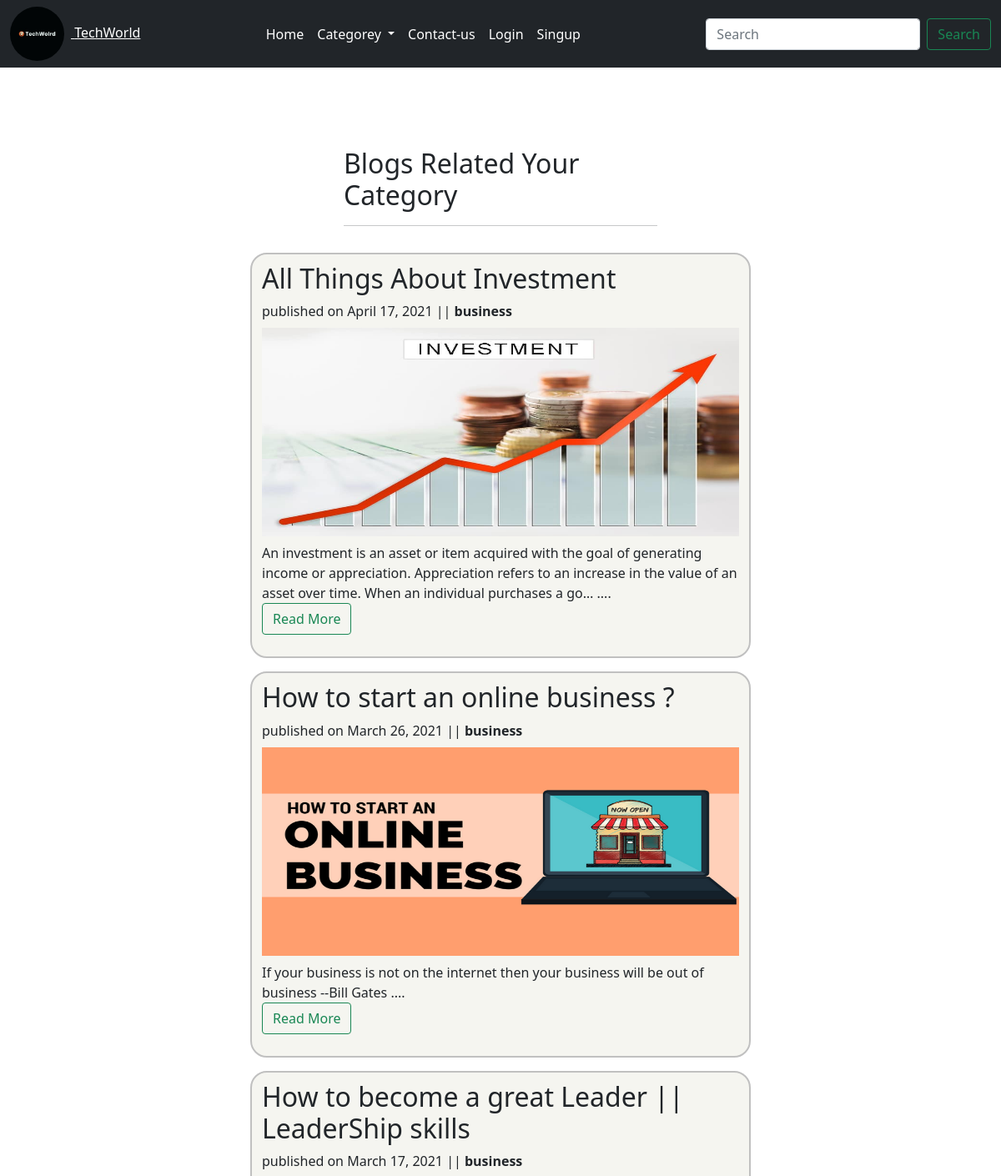
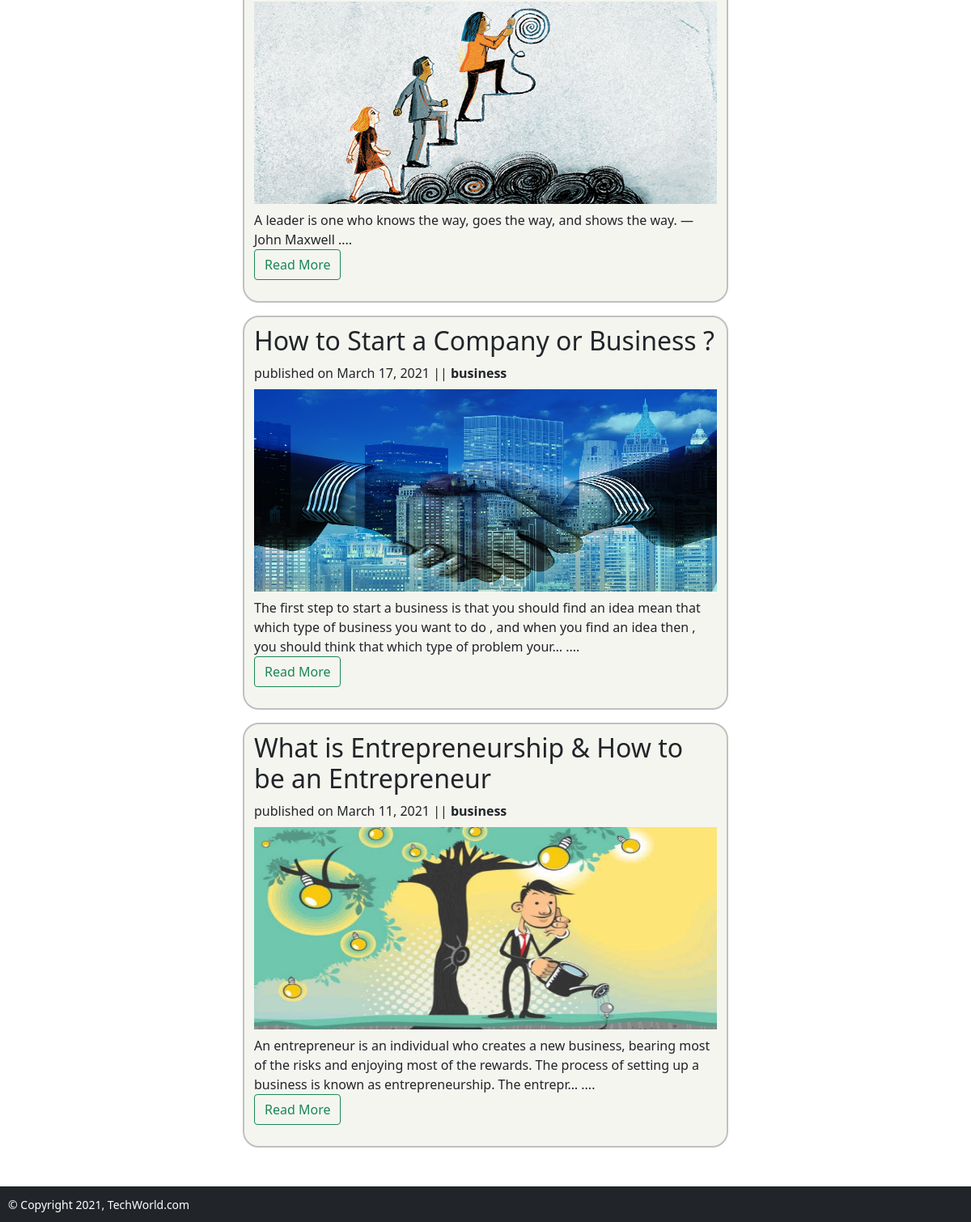
The app's page /category/business with its own data (2 pictures, top to bottom).
### TechWorld/models.py (models this page shows, shortened)
class Blogs(models.Model):
    title = models.CharField(max_length=200,default="No title")
    category = models.CharField(max_length=50,default="No category")
    desc = models.TextField(max_length=10000,default="No desc")
    Mdescimg = models.ImageField(upload_to='images/blogImg',default='TechBlog\static\img\default.png')
    Mdesc = models.TextField(max_length=10000,default='Empty')
    Mdesctitle = models.CharField(max_length=200,default='Empty')
    MMdescimg = models.ImageField(upload_to='images/blogImg',default='TechBlog\static\img\default.png')
    MMdesc = models.TextField(max_length=10000,default='Empty')
    MMdesctitle = models.CharField(max_length=200,default='Empty')
    Moredescimg = models.ImageField(upload_to='images/blogImg',default='TechBlog\static\img\default.png')
    Moredesc = models.TextField(max_length=10000,default=' Empty')
    Moredesctitle = models.CharField(max_length=200,default='Empty')
    Date = models.DateField(default=date.today)
    img = models.ImageField(upload_to='images/blogImg')

### TechWorld/views.py (the view)
# urls.py: path("category/<str:category>",views.category,name="category"),
def category(request, category):
    cat = Blogs.objects.filter(category=category).order_by('-Date')
    catDic = {"cat": cat}
    return render(request, "category.html", catDic)

### templates/category.html (shortened to what this page needs)
<!doctype html>
<html lang="en">
<head>
  <link href="https://cdn.jsdelivr.net/npm/bootstrap@5.0.0-beta2/dist/css/bootstrap.min.css" rel="stylesheet"
>
</head>
<body>
  {% load static %}
  <nav class="navbar navbar-expand-lg navbar-light bg-dark">
    <div class="container-fluid">
      <a class="navbar-link  text-white" href="/"><img style="margin-right: .5em;"  class="rounded-circle " height="65px" width="65px" src="{% static 'img/techworldLogo.jpg' %}" alt=""> TechWorld</a>
      <div class="collapse navbar-collapse" id="navbarSupportedContent">
        <ul class="navbar-nav me-auto mb-2 mb-lg-0 mx-auto ">
          <li class="nav-item ">
            <a class="nav-link active text-white" aria-current="page" href="/">Home</a>
          </li>
          <li class="nav-item dropdown">
            <a class="nav-link dropdown-toggle text-white" href="#" id="navbarDropdown" role="button"
              data-bs-toggle="dropdown" aria-expanded="false">
              Categorey
            </a>
          </li>
          <li class="nav-item ">
            <a class="nav-link text-white" href="/contact">Contact-us</a>
          </li>
          {% if user.is_authenticated %}
          <li class="nav-item ">
            <a class="nav-link text-white " href="/logout">Logout</a>
          </li>
          {%else%}
          <li class="nav-item ">
            <a class="nav-link text-white " href="/login">Login</a>
          </li>
          <li class="nav-item ">
            <a class="nav-link text-white " href="/signup">Singup</a>
          </li>
          {%endif%}
        </ul>
        <form action="/search" method="GET" class="d-flex">
          <input required name="search" class="form-control me-2" type="search" placeholder="Search"
            aria-label="Search">
          <button class="btn btn-outline-success" type="submit">Search</button>
        </form>
      </div>
    </div>
  </nav>
<br><br>
  <div class="container-fluid">
   <div class="row">
    <div class="col-md-4 mt-5 mx-auto">
      <h2>Blogs Related Your Category</h4><hr>
    </div>
   </div>
{%for i in cat%}
    <div class="row">
        <div class="col-md-6 mx-auto blog_post mt-3">
          <div class="title">
          <a  class="text-dark" style="text-decoration: none;" href="/Blogs/{{i.id}}"><h2>{{i.title}}</h2></a>
          </div>
          <div class="date ">
           published on  {{i.Date}} || <b>{{i.category}}</b>
          </div>
          <div class="psot_img mt-2 ">
          <a href="/Blogs/{{i.id}}">  <img width="1500px" height='250px' src="/media/{{i.img}}" class="d-block w-100" alt="..."></a>
          </div>
          <div class="desc mt-2">
            <p>
              {{i.desc | truncatechars:200}} ....
               <br>
               <a class="btn btn-outline-success" href="\Blogs/{{i.id}}">Read More</a>
            </p>
          </div>
        </div>
    </div>
    {%endfor%}
  </div>
  <br><br>
  <footer style="padding: 10px;"  class="container-fluid bg-dark text-white">
   <small>&copy; Copyright 2021, TechWorld.com</small>
  </footer>
</body>
</html>

### templates/category.html (style rules this page uses)
.blog_post { border: 2px solid silver; padding: 10px; border-radius: 20px; background-color: #f5f5f0; }

### records on screen
Blogs: title "All Things About Investment", Date "April 17, 2021", category "business", img (picture), desc "An investment is an asset or item acquired with the goal of generating income or appreciation. Appreciation refers to an increase in the value of an asset over time. When an individual purchases a go…"
Blogs: title "How to start an online business ?", Date "March 26, 2021", category "business", img (picture), desc "If your business is not on the internet then your business will be out of business --Bill Gates"
Blogs: title "How to become a great Leader || LeaderShip skills", Date "March 17, 2021", category "business", img (picture), desc "A leader is one who knows the way, goes the way, and shows the way. —John Maxwell"
Blogs: title "How to Start a Company or Business ?", Date "March 17, 2021", category "business", img (picture), desc "The first step to start a business is that you should find an idea mean that which type of business you want to do , and when you find an idea then , you should think that which type of problem your…"
Blogs: title "What is Entrepreneurship & How to be an Entrepreneur", Date "March 11, 2021", category "business", img (picture), desc "An entrepreneur is an individual who creates a new business, bearing most of the risks and enjoying most of the rewards. The process of setting up a business is known as entrepreneurship. The entrepr…"
